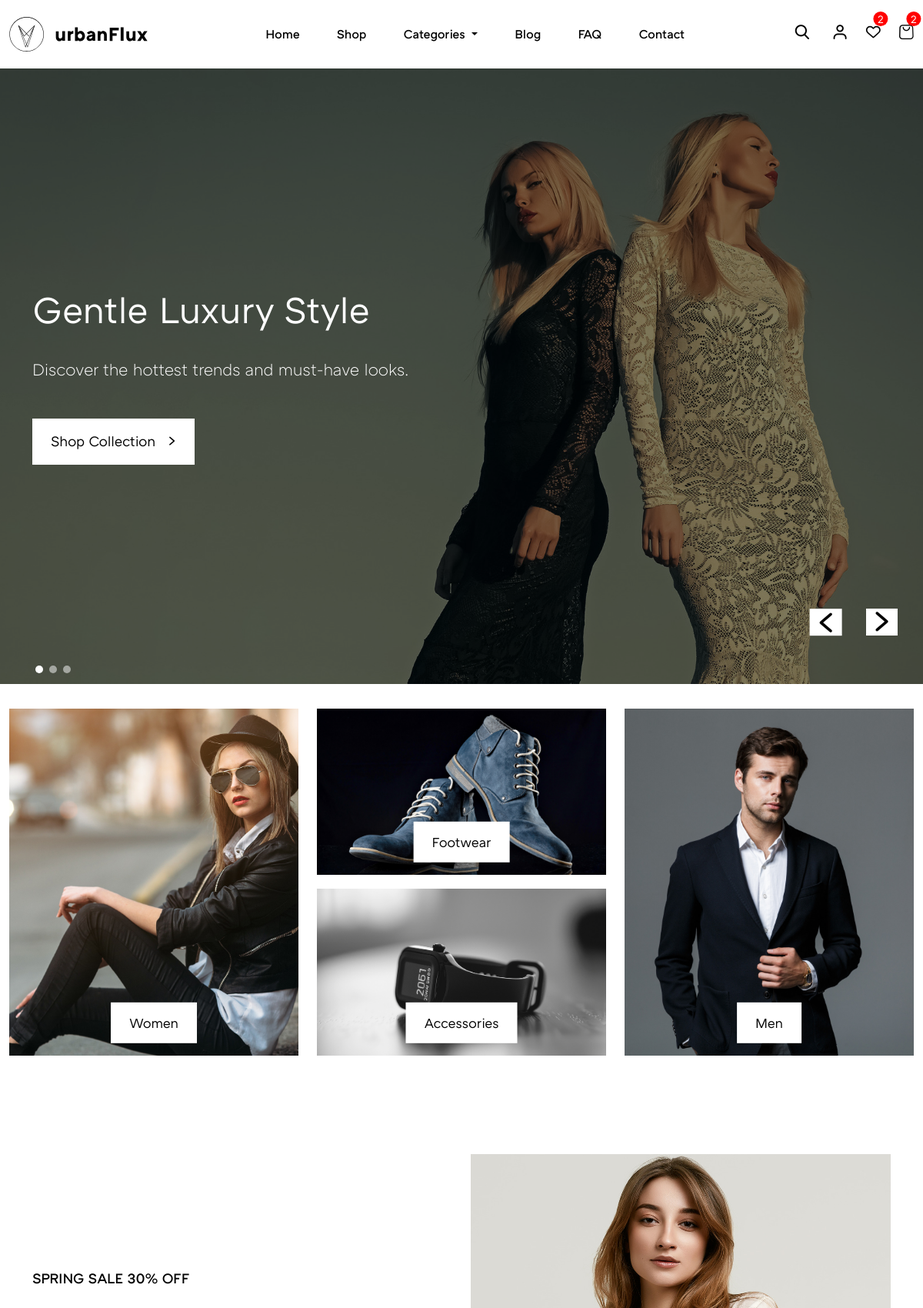
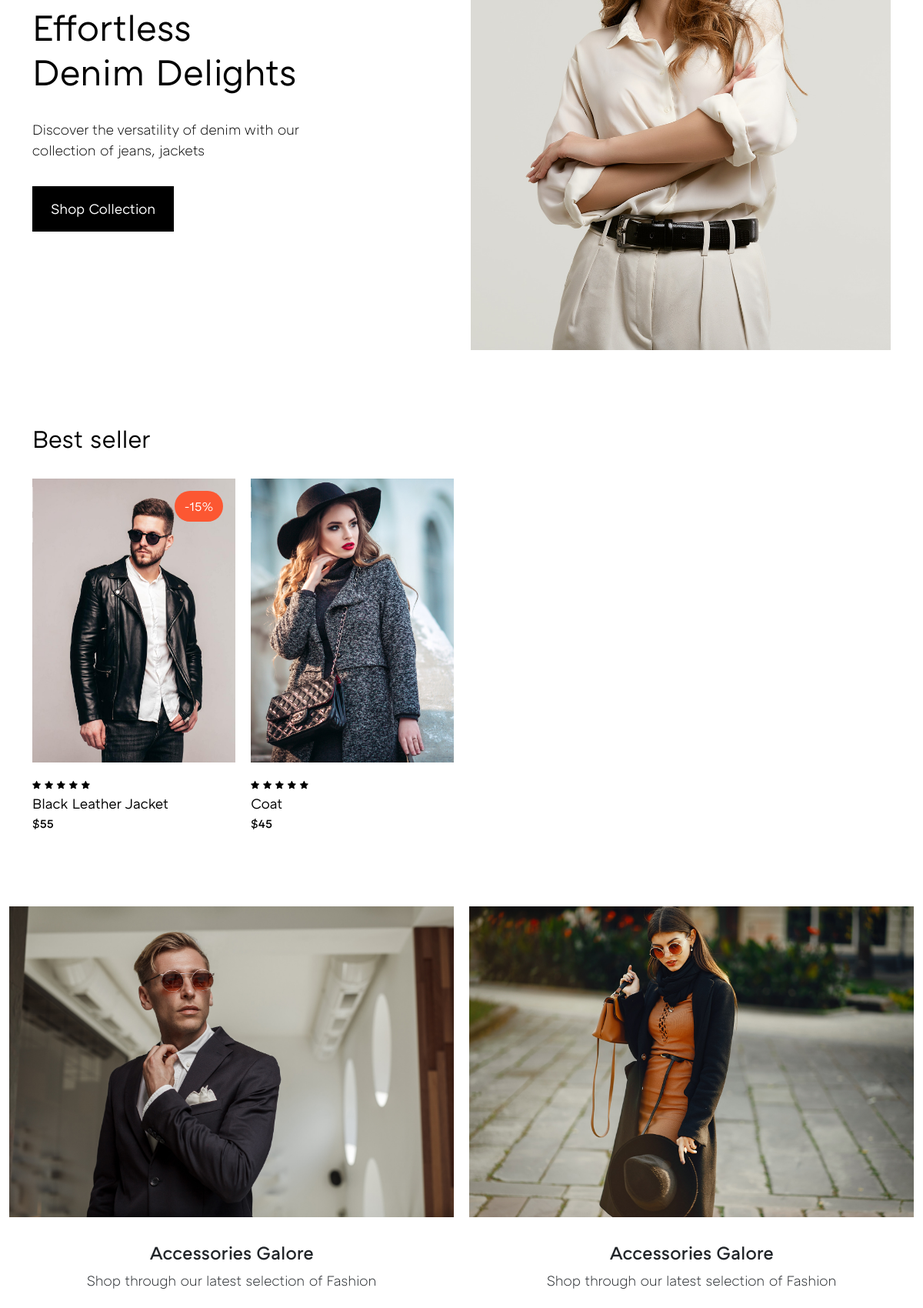
The page / (upper part) on the database its author committed (2 pictures, top to bottom).
### Site_Settings/models.py (models this page shows)
class Site_Settings(models.Model):
    site_logo = models.FileField(upload_to='site_logo', validators=[validate_logo])
    theme_hero_section = models.ImageField(upload_to= 'theme_hero_section')
    tax_rate = models.IntegerField()
    product_policies = models.TextField(max_length=400)
    class Meta:
        verbose_name = ''
        verbose_name_plural = 'Site Settings'

### Hero_Slider/models.py (models this page shows)
class Hero_Slider(models.Model):
    title = models.CharField(max_length=200)
    info = models.CharField(max_length=200)
    link_name = models.CharField(max_length=15)
    link = models.URLField(max_length=200, blank=True)
    image = models.ImageField(upload_to='hero_slider')
    class Meta:
        verbose_name = ''
        verbose_name_plural = 'Hero Slider'

### Category/models.py (models this page shows, shortened)
class Category(models.Model):
    category_name = models.CharField(max_length=255, unique=True)
    cat_image = models.ImageField(upload_to= 'Categories', null=True, blank=True)
    slug =models.SlugField(max_length=100, unique=True)
    class Meta:
        verbose_name= ''
        verbose_name_plural = 'Categories'

### Sale_Section/models.py (models this page shows)
class Sale_Section(models.Model):
    title = models.CharField(max_length = 50)
    heading = models.CharField(max_length = 50)
    description = models.TextField(max_length=100)
    link_button_name = models.CharField(max_length =15)
    button_link = models.CharField (max_length= 200, blank=True , null=True)
    image = models.ImageField(upload_to= 'Sale Section')
    class Meta:
        verbose_name = ''
        verbose_name_plural = 'Sale Section'

### Store/models.py (models this page shows)
class Store(models.Model):
    product_name = models.CharField(max_length=100)
    price = models.IntegerField()
    product_type = models.CharField(max_length=15)
    description = models.TextField(max_length=500)
    Color_1 = models.CharField(max_length=10 , null=True)
    Color_2 = models.CharField(max_length=10, null=True , blank=True)
    Color_3 = models.CharField(max_length=10, null=True , blank=True)
    Feature_1 = models.CharField(max_length=50)
    Feature_2 = models.CharField(max_length=50, null=True , blank=True)
    Feature_3 = models.CharField(max_length=50, null=True , blank=True)
    Size_1 = models.CharField(max_length=20 , null=True)
    Size_2 = models.CharField(max_length=20, null=True , blank=True)
    Size_3 = models.CharField(max_length=20, null=True , blank=True)
    Materials_Care_1 = models.CharField(max_length=50, null=True)
    Materials_Care_2 = models.CharField(max_length=50, null=True , blank=True)
    Materials_Care_3 = models.CharField(max_length=50, null=True , blank=True)
    stock = models.IntegerField()
    sale = models.IntegerField(null=True, blank=True)
    is_available = models.BooleanField(default = True)
    slug =models.SlugField(max_length=100, unique=True)
    Image = models.ImageField(upload_to='Products')
    product_image_1 = models.ImageField(upload_to='Products')
    product_image_2 = models.ImageField(upload_to='Products')
    product_image_3 = models.ImageField(upload_to='Products')
    category = models.ForeignKey(Category, on_delete=models.CASCADE)
    class Meta():
        verbose_name = ''
        verbose_name_plural = 'Product'

### urbax_Flux/views.py (the view)
# urls.py: 2. Add a URL to urlpatterns:  path('', views.home, name='home')
def home(request):
    site_settings = Site_Settings.objects.all()
    hero_slider = Hero_Slider.objects.all()
    categories =  Category.objects.all()
    Products = Store.objects.all()
    sale_section = Sale_Section.objects.all()
    Data = {
        "site_settings_data": site_settings,
        "hero_slider_data": hero_slider,
        "categories_data": categories,
        "sale_section_data" : sale_section,
        "Product_Data" : Products,
    }
    return render(request, 'index.html', Data)

### templates/index.html (shortened to what this page needs)
{% load static %}
{% include 'header.html' %}
<main class="main-content">
  <section class="main-hero-section">
    <div class="main-hero-section-inner">
      <div class="swiper mySwiper">
        <div class="swiper-wrapper">
          {% for slide in hero_slider_data %}
          <div class="swiper-slide">
            <figure>
              <img src="{{slide.image.url}}" alt="">
              <figcaption>
                <div class="container">
                  <div class="figcaption-inner">
                    <h2 class="main-hero-font">{{slide.title}}</h2>
                    <small>{{slide.info}}</small>
                    <a href="{% url 'shop' %}" class="theme-button-link">{{slide.link_name}}<i
                        class="icon-small-arrow link-arrow"></i></a>
                  </div>
                </div>
              </figcaption>
            </figure>
          </div>
          {% endfor %}
        </div>
        <div class="container swiper-buttons-container">
          <div class="swiper-buttons">
            <div class="swiper-button-next"></div>
            <div class="swiper-button-prev"></div>
          </div>
        </div>
        <div class="container swiper-pagination"></div>
      </div>
    </div>
  </section>
  <section class="categories-section">
    <div class="container-fluid">
      <div class="categories-section-inner">
        <div class="row">
          {% for category in categories_data %}
          {% if forloop.counter == 2 %}
          <div class="col-md-6 col-lg-4 second-column">
            <div class="col-inner">
              <div class="center-category">
                <figure>
                  <img loading="lazy" src="{{category.cat_image.url}}" alt="">
                  <figcaption>
                    <a href="{% url 'category' %}" class="theme-button">{{category.category_name}}</a>
                  </figcaption>
                </figure>
              </div>
              {% elif forloop.counter == 3 %}
              <div class="center-category">
                <figure>
                  <img loading="lazy" src="{{category.cat_image.url}}" alt="">
                  <figcaption>
                    <a href="{% url 'category' %}" class="theme-button">{{category.category_name}}</a>
                  </figcaption>
                </figure>
              </div>
            </div>
          </div>
          {% else %}
          <div class="col-md-6 col-lg-4">
            <div class="col-inner">
              <figure>
                <img loading="lazy" src="{{category.cat_image.url}}" alt="">
                <figcaption>
                  <a href="{% url 'category' %}" class="theme-button">{{category.category_name}}</a>
                </figcaption>
              </figure>
            </div>
          </div>
          {% endif %}
          {% endfor %}
        </div>
      </div>
    </div>
  </section>
  <section class="sale-section">
    <div class="container">
      <div class="sale-section-inner">
        <div class="row flex-column-reverse flex-md-row">
          <div class="col-md-4">
            {% for section in sale_section_data %}
            <div class="col-inner sale-section-content">
              <div class="inner">
                <small class="small-font sale">{{section.title}}</small>
                <h3 class="main-heading-font">{{section.heading}}</h3>
                <small class="small-font">{{section.description}}</small>
                <a href="{% url 'shop' %}" class="theme-button-black">{{section.link_button_name}}</a>
              </div>
            </div>
            {% endfor %}
          </div>
          <div class="col-md-6 offset-md-2">
            {% for section in sale_section_data %}
            <div class="col-inner">
              <figure>
                <img loading="lazy" src="{{section.image.url}}" alt="">
              </figure>
            </div>
            {% endfor %}
          </div>
        </div>
      </div>
    </div>
  </section>
  <section class="best-seller swiper-products-carousel swiper-default">
    <div class="container">
      <div class="best-seller-inner">
        <div class="title">
          <h3 class="main-heading-font-medium">Best seller</h3>
        </div>
        <div class="swiper mySwiper2">
          <div class="swiper-wrapper">
            {% for best_seller in Product_Data %}
            {% if best_seller.product_type == 'best seller' %}
            <div class="swiper-slide product-cards">
              <figure>
                <img loading="lazy" src="{{best_seller.Image.url}}" alt="">
                <figcaption>
                  {% if best_seller.sale %}
                  <span class="sale-off">-{{best_seller.sale}}%</span>
                  {% else %}
                  <span class="d_none"></span>
                  {% endif %}
                </figcaption>
              </figure>
              <div class="info">
                <span><i class="icon-rating"></i></span>
                <span><i class="icon-rating"></i></span>
                <span><i class="icon-rating"></i></span>
                <span><i class="icon-rating"></i></span>
                <span><i class="icon-rating"></i></span>
                <a href="{% url 'product-detail' best_seller.id %}" class="product-carousel-anchor">{{best_seller.product_name}}</a>
                <small>${{best_seller.price}}</small>
              </div>
            </div>
            {% endif %}
            {% endfor %}
          </div>
        </div>
      </div>
    </div>
  </section>
  <section class="accessories-galery">
    <div class="container-fluid">
      <div class="accessories-galery-inner">
        <div class="swiper mySwiper3">
          <div class="swiper-wrapper">
            <div class="swiper-slide">
              <figure>
                <a href="#">
                  <img loading="lazy" src="assets/images/men-accessories.jpg" alt="">
                </a>
                <figcaption>
                  <h4>Accessories Galore</h4>
                  <small class="small-font">Shop through our latest selection of Fashion</small>
                </figcaption>
              </figure>
            </div>
            <div class="swiper-slide">
              <figure>
                <a href="#">
                  <img loading="lazy" src="assets/images/women-accessories.jpg" alt="">
                </a>
                <figcaption>
                  <h4>Accessories Galore</h4>
                  <small class="small-font">Shop through our latest selection of Fashion</small>
                </figcaption>
              </figure>
            </div>
          </div>
        </div>
      </div>
    </div>
  </section>
</main>
{% include 'footer.html' %}

### templates/header.html (shortened to what this page needs)
{% load static %}
<!DOCTYPE html>
<html lang="en">
<head>
  <link rel="stylesheet" href="{% static 'assets/libs/swiper.css' %}">
  <link rel="stylesheet" href=" {% static 'assets/css/main.css' %}">
</head>
<body>
  <div class="site-wrapper">
    <header class="header">
      <nav class="navbar navbar-expand-lg main-navbar">
        <div class="container-fluid">
          {% for logo in site_settings_data %}
          <a class="navbar-brand" href="#">
            <img src="{{logo.site_logo.url}}" class="site-logo" alt="">
          </a>
          {% endfor %}
          <div class="collapse navbar-collapse" id="navbarSupportedContent">
            <ul class="navbar-nav me-auto mb-2 mb-lg-0">
              <li class="nav-item  nav-bar-links">
                <a class="nav-link active" aria-current="page" href="{% url 'home' %}">Home</a>
              </li>
              <li class="nav-item nav-bar-links">
                <a class="nav-link" href="{% url 'shop' %}">Shop</a>
              </li>
              <li class="nav-item dropdown nav-bar-links">
                <a class="nav-link dropdown-toggle" href="#" id="navbarDropdown" role="button" data-bs-toggle="dropdown"
                  aria-expanded="false">
                  Categories
                </a>
              </li>
              <li class="nav-item nav-bar-links">
                <a class="nav-link" href="#">Blog</a>
              </li>
              <li class="nav-item nav-bar-links">
                <a class="nav-link" href="#">FAQ</a>
              </li>
              <li class="nav-item nav-bar-links">
                <a class="nav-link" href="#">Contact</a>
              </li>
            </ul>
            <ul class="nav-right-links align-center">
                <li>
                  <button class="lg-hide links-hover" id="search-btn"><i  class="icon-search"></i></button>
                </li>
              <li><a href="{% url 'login' %}" class="links-hover lg-hide"><i class="icon-login"></i></a></li>
              <li><a href="{% url 'wishlist' %}" class="links-hover lg-hide count"><i class="icon-favourite"></i><span><small>2</small></span></a></li>
              <li><a href="{% url 'Shopping-cart' %}" class="links-hover lg-hide count"><i class="icon-cart"></i><span><small>2</small></span></a></li>
            </ul>
          </div>
        </div>
      </nav>
    </header>

### rows shown on the page
Site_Settings: site_logo (picture)
Hero_Slider: image (picture), title "Gentle Luxury Style", info "Discover the hottest trends and must-have looks.", link_name "Shop Collection"
Category: cat_image (picture), category_name "Women"
Category: cat_image (picture), category_name "Footwear"
Category: cat_image (picture), category_name "Accessories"
Category: cat_image (picture), category_name "Men"
Sale_Section: title "SPRING SALE 30% OFF", heading "Effortless Denim Delights", description "Discover the versatility of denim with our collection of jeans, jackets", link_button_name "Shop Collection", image (picture)
Store: Image (picture), sale "15", product_name "Black Leather Jacket", price "55"
Store: Image (picture), product_name "Coat", price "45"
